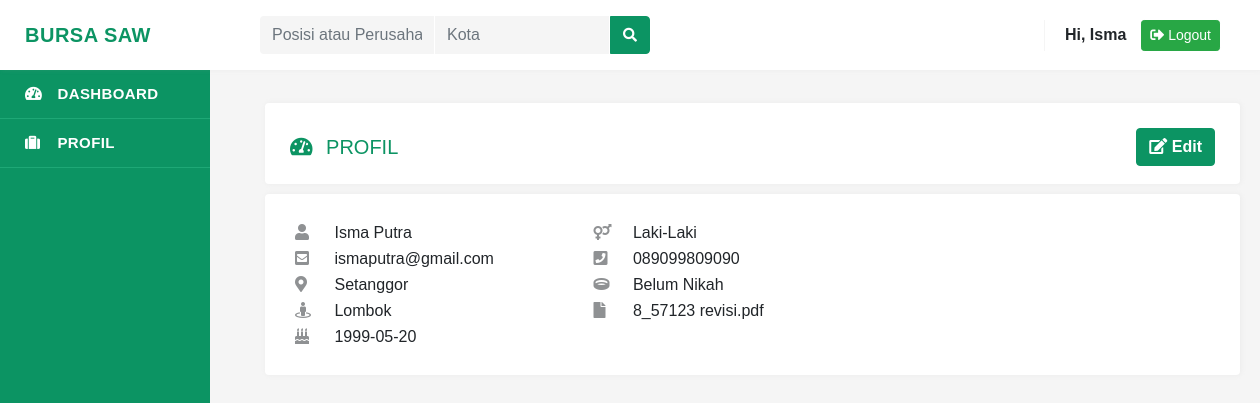
Page /pelamar/dashboard_pelamar.php?menu=profil_pelamar (signed in) on the committed database.
### tables this page shows
CREATE TABLE `pelamar` (
  `id_pelamar` int(11) NOT NULL,
  `email` varchar(50) NOT NULL,
  `alamat` varchar(50) NOT NULL,
  `tempat_lahir` varchar(50) NOT NULL,
  `tanggal_lahir` date NOT NULL,
  `jenis_kelamin` varchar(20) NOT NULL,
  `no_telpon` varchar(15) NOT NULL,
  `status_nikah` varchar(50) NOT NULL,
  `curriculum_vitae` text NOT NULL,
  `id_user` int(11) NOT NULL
);

CREATE TABLE `user` (
  `id_user` int(11) NOT NULL,
  `nama_lengkap` varchar(50) NOT NULL,
  `username` varchar(50) NOT NULL,
  `hak_akses` enum('pengelola','pelamar','perusahaan','') NOT NULL,
  `password` varchar(255) NOT NULL
);

### require/koneksi.php (called while the page is built, shortened)
<?php
class Bursakerja
{
    protected $koneksi;
    function bukaKoneksi()
    {
        try {
            $this->koneksi = new PDO("mysql:host=localhost;dbname=bursakerja", "root", "", array(PDO::ATTR_PERSISTENT => TRUE));
        } catch (PDOException $e) {
            echo $e->getMessage();
        }
        return $this->koneksi;
    }
}
class User extends Bursakerja
{
    function GetData($qry_custom)
    {
        try {
            $sql = $this->bukaKoneksi()->prepare("select * from user " . $qry_custom);
            $sql->execute();
            return $sql;
        } catch (PDOException $e) {
            print $e->getMessage();
        }
    }
}

### pelamar/profil_pelamar.php (the view, shortened to what this page needs)
<div class="col-lg-10 main-container">
    <div class="container">
        <div class="judul-content">
            <h5><i class="fas fa-tachometer-alt mr-2"></i> PROFIL</h5>
            <a class="btn btn-info mb-2" href="?menu=edit_profil"><i class="fa fa-edit"></i> Edit</a>
        </div>
        <div class="content">
            <?php
            $id_user = $_SESSION['id_user'];
            $user = new User();
            $profile = $user->getData("INNER JOIN pelamar WHERE user.id_user=pelamar.id_user AND user.id_user={$id_user}");
            $row = $profile->fetch(PDO::FETCH_ASSOC);
            ?>
            <div class="row profil-user">
                <div class="col-lg-9">
                    <div class="row">
                        <div class="col-lg-5">
                            <ul>
                                <li><i class="fas fa-user"></i> <?php echo $row['nama_lengkap'] ?></li>
                                <li><i class="fas fa-envelope-square"></i> <?php echo $row['email'] ?></li>
                                <li><i class="fas fa-map-marker-alt"></i> <?php echo $row['alamat'] ?></li>
                                <li><i class="fas fa-street-view"></i> <?php echo $row['tempat_lahir'] ?></li>
                                <li><i class="fas fa-birthday-cake"></i> <?php echo $row['tanggal_lahir'] ?></li>
                            </ul>
                        </div>
                        <div class="col-lg-5">
                            <ul>
                                <li><i class="fas fa-venus-mars"></i> <?php echo $row['jenis_kelamin'] ?></li>
                                <li><i class="fas fa-phone-square"></i> <?php echo $row['no_telpon'] ?></li>
                                <li><i class="fas fa-ring"></i> <?php echo $row['status_nikah'] ?></li>
                                <li><i class="fas fa-file"></i> <?php echo $row['curriculum_vitae'] ?></li>
                            </ul>
                        </div>
                    </div>
                </div>
            </div>
        </div>
    </div>
</div>

### perusahaan/css/style.css (style rules this page uses)
* { margin: 0; padding: 0; box-sizing: border-box; list-style: none; text-decoration: none; font-family: 'Nunito', sans-serif; }
body { background-color: #f5f5f5; }
.main-container { margin-top: 30px; margin-left: 250px; padding: 25px; width: calc(100% - 250px); }
.main-container .judul-content { border-radius: 4px; background: #fff; padding: 25px; display: flex; justify-content: space-between; align-items: center; margin-right: 45px; color: #0c9463; margin-bottom: 10px; padding-bottom: 10px; text-align: justify; box-shadow: 1px 0 5px rgba(179, 179, 179, 0.125); }
.main-container .judul-content .btn { background: #0c9463; color: #fff; border-color: #0c9463; font-weight: bold; }
.main-container .content { border-radius: 4px; background: #fff; padding: 25px; margin-right: 45px; font-family: 'Nunito', sans-serif; font-weight: 400; margin-bottom: 10px; text-align: justify; padding-bottom: 10px; box-shadow: 1px 0 5px rgba(179, 179, 179, 0.125); }
.main-container .profil-user i { margin-right: 10px; opacity: 50%; padding: 5px; width: 30px; height: auto; }

### rows in the picture
pelamar: id_user.nama_lengkap "Isma Putra", email "ismaputra@gmail.com", alamat "Setanggor", tempat_lahir "Lombok", tanggal_lahir "1999-05-20", jenis_kelamin "Laki-Laki", no_telpon "089099809090", status_nikah "Belum Nikah", curriculum_vitae "8_57123 revisi.pdf"

### other values in the picture
$_SESSION["username"] "Isma"
